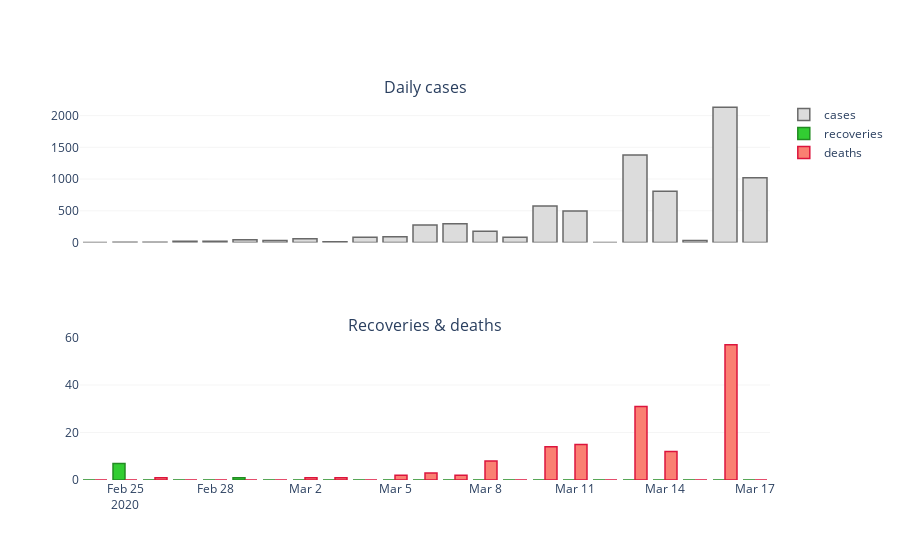

Notebook code cell kept with this figure:
### Code cell
# display daily results into two columns
fig = make_subplots(rows=2, cols=1,
                    shared_xaxes=True,
                    subplot_titles = ('Daily cases', 'Recoveries & deaths')
                    )
# daily cases
fig.add_trace(go.Bar(
    x = df_c.Date[mask],
    y = cases_d_fr[mask],
    marker = dict(color = 'gainsboro', line = dict(color = 'dimgray', width=1.5)),
    name = 'cases'
    ),
    #secondary_y = False,
    row=1, col=1
)
# daily recoveries
fig.add_trace(go.Bar(
    x = df_c.Date[mask],
    y = recov_d_fr[mask],
    marker = dict(color = 'LimeGreen', line = dict(color = 'ForestGreen', width=1.5)),
    name = 'recoveries'
    ),
    #secondary_y = False,
    row=2, col=1
)
# daily deaths
fig.add_trace(go.Bar(
    x = df_c.Date[mask],
    y = death_d_fr[mask],
    marker = dict(color = 'salmon', line = dict(color = 'crimson', width=1.5)),
    name = 'deaths'
    ),
    #secondary_y = True,              
    row=2, col=1
)

fig.update_layout(plot_bgcolor='white')
fig.update_yaxes(showgrid=True, gridwidth=.3, gridcolor='gainsboro')

### Figure 1 — Plotly figure (JSON) as saved in the notebook; plotly's stock layout.template omitted (floating-point values rounded to 4 significant figures)
{"data": [{"marker": {"color": "gainsboro", "line": {"color": "dimgray", "width": 1.5}}, "name": "cases", "type": "bar", "x": ["2020-02-24T00:00:00", "2020-02-25T00:00:00", "2020-02-26T00:00:00", "2020-02-27T00:00:00", "2020-02-28T00:00:00", "2020-02-29T00:00:00", "2020-03-01T00:00:00", "2020-03-02T00:00:00", "2020-03-03T00:00:00", "2020-03-04T00:00:00", "2020-03-05T00:00:00", "2020-03-06T00:00:00", "2020-03-07T00:00:00", "2020-03-08T00:00:00", "2020-03-09T00:00:00", "2020-03-10T00:00:00", "2020-03-11T00:00:00", "2020-03-12T00:00:00", "2020-03-13T00:00:00", "2020-03-14T00:00:00", "2020-03-15T00:00:00", "2020-03-16T00:00:00", "2020-03-17T00:00:00"], "xaxis": "x", "y": [0, 2, 4, 20, 19, 43, 30, 61, 13, 81, 92, 276, 296, 177, 83, 575, 497, 0, 1380, 808, 30, 2134, 1019], "yaxis": "y"}, {"marker": {"color": "LimeGreen", "line": {"color": "ForestGreen", "width": 1.5}}, "name": "recoveries", "type": "bar", "x": ["2020-02-24T00:00:00", "2020-02-25T00:00:00", "2020-02-26T00:00:00", "2020-02-27T00:00:00", "2020-02-28T00:00:00", "2020-02-29T00:00:00", "2020-03-01T00:00:00", "2020-03-02T00:00:00", "2020-03-03T00:00:00", "2020-03-04T00:00:00", "2020-03-05T00:00:00", "2020-03-06T00:00:00", "2020-03-07T00:00:00", "2020-03-08T00:00:00", "2020-03-09T00:00:00", "2020-03-10T00:00:00", "2020-03-11T00:00:00", "2020-03-12T00:00:00", "2020-03-13T00:00:00", "2020-03-14T00:00:00", "2020-03-15T00:00:00", "2020-03-16T00:00:00", "2020-03-17T00:00:00"], "xaxis": "x2", "y": [0, 7, 0, 0, 0, 1, 0, 0, 0, 0, 0, 0, 0, 0, 0, 0, 0, 0, 0, 0, 0, 0, 0], "yaxis": "y2"}, {"marker": {"color": "salmon", "line": {"color": "crimson", "width": 1.5}}, "name": "deaths", "type": "bar", "x": ["2020-02-24T00:00:00", "2020-02-25T00:00:00", "2020-02-26T00:00:00", "2020-02-27T00:00:00", "2020-02-28T00:00:00", "2020-02-29T00:00:00", "2020-03-01T00:00:00", "2020-03-02T00:00:00", "2020-03-03T00:00:00", "2020-03-04T00:00:00", "2020-03-05T00:00:00", "2020-03-06T00:00:00", "2020-03-07T00:00:00", "2020-03-08T00:00:00", "2020-03-09T00:00:00", "2020-03-10T00:00:00", "2020-03-11T00:00:00", "2020-03-12T00:00:00", "2020-03-13T00:00:00", "2020-03-14T00:00:00", "2020-03-15T00:00:00", "2020-03-16T00:00:00", "2020-03-17T00:00:00"], "xaxis": "x2", "y": [0, 0, 1, 0, 0, 0, 0, 1, 1, 0, 2, 3, 2, 8, 0, 14, 15, 0, 31, 12, 0, 57, 0], "yaxis": "y2"}], "layout": {"annotations": [{"font": {"size": 16}, "showarrow": false, "text": "Daily cases", "x": 0.5, "xanchor": "center", "xref": "paper", "y": 1, "yanchor": "bottom", "yref": "paper"}, {"font": {"size": 16}, "showarrow": false, "text": "Recoveries & deaths", "x": 0.5, "xanchor": "center", "xref": "paper", "y": 0.375, "yanchor": "bottom", "yref": "paper"}], "autosize": true, "plot_bgcolor": "white", "xaxis": {"anchor": "y", "autorange": true, "domain": [0, 1], "matches": "x2", "range": ["2020-02-23 12:00", "2020-03-17 12:00"], "showticklabels": false, "type": "date"}, "xaxis2": {"anchor": "y2", "autorange": true, "domain": [0, 1], "range": ["2020-02-23 12:00", "2020-03-17 12:00"], "type": "date"}, "yaxis": {"anchor": "x", "autorange": true, "domain": [0.625, 1], "gridcolor": "gainsboro", "gridwidth": 0.3, "range": [0, 2246.0], "showgrid": true, "type": "linear"}, "yaxis2": {"anchor": "x2", "autorange": true, "domain": [0, 0.375], "gridcolor": "gainsboro", "gridwidth": 0.3, "range": [0, 60], "showgrid": true, "type": "linear"}}}
